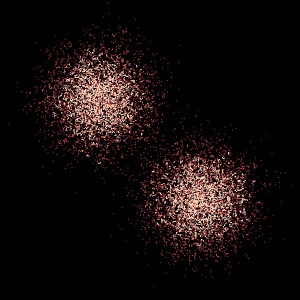
#> input picture Image editing/updated-frames/frame0.jpeg, 300 x 300 px, given as the content of the folder ./frames, which was not available
$ python imgedit.py
#> lines starting #> are read from the running program, lines starting #| are printed output that depends on the picture
import cv2
import numpy as np
import os

from matplotlib import pyplot as plt

dir = ".\\frames"
i = 0
for filename in os.scandir(dir):
    if filename.is_file():
        img = cv2.imread(filename.path)
#> img is the input picture: shape (300, 300, 3); mean B, G, R 12.1, 12.5, 19.9
        bimg = cv2.GaussianBlur(img, (7,7),0)
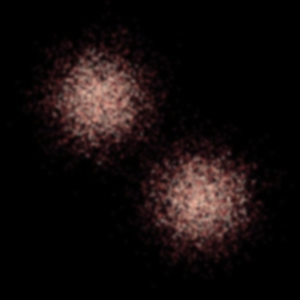
#> bimg: shape (300, 300, 3); mean B, G, R 12.1, 12.5, 19.9
        simg = cv2.resize(img, (300,300))

        # [4 lines of commented-out code are left out]
        cv2.imwrite(f'updated-frames\\{filename.name}', simg)
        i+= 1

cv2.waitKey(0)
cv2.destroyAllWindows()

$ run again, on Image editing/updated-frames/frame12.jpeg
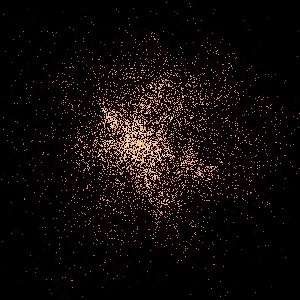
#> input picture Image editing/updated-frames/frame12.jpeg, 300 x 300 px, given as the content of the folder ./frames, which was not available
#> img is the input picture: shape (300, 300, 3); mean B, G, R 10.3, 11, 16.3
#> `bimg = cv2.GaussianBlur(img, (7,7),0)`:
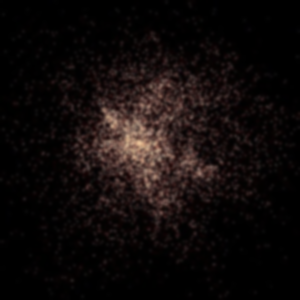
#> bimg: shape (300, 300, 3); mean B, G, R 10.3, 10.9, 16.3

$ run again, on Image editing/updated-frames/frame14.jpeg
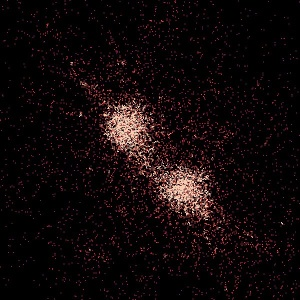
#> input picture Image editing/updated-frames/frame14.jpeg, 300 x 300 px, given as the content of the folder ./frames, which was not available
#> img is the input picture: shape (300, 300, 3); mean B, G, R 10.2, 9.8, 17.4
#> `bimg = cv2.GaussianBlur(img, (7,7),0)`:
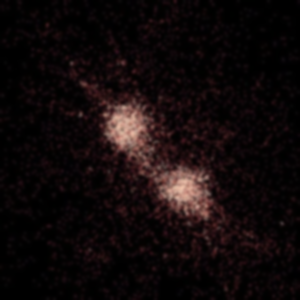
#> bimg: shape (300, 300, 3); mean B, G, R 10.2, 9.8, 17.4
